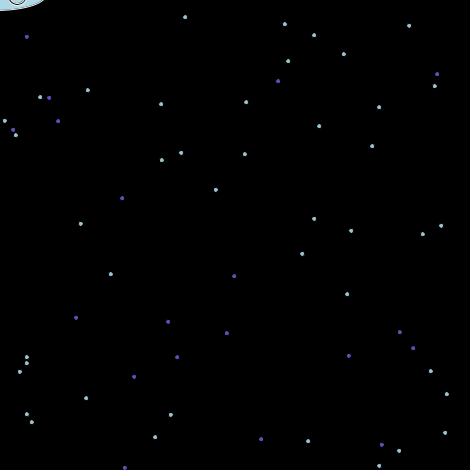
Frame 1 (no input)
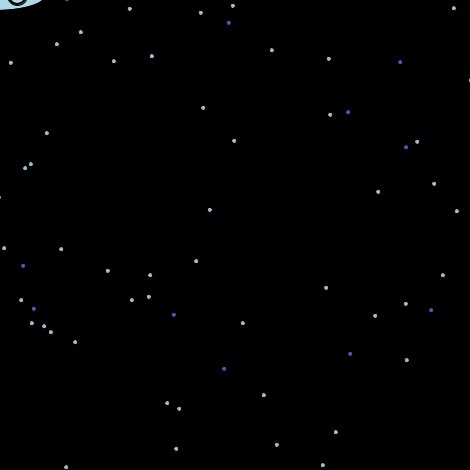
Frame 60 (the mouse pressed at the canvas centre just before this capture)
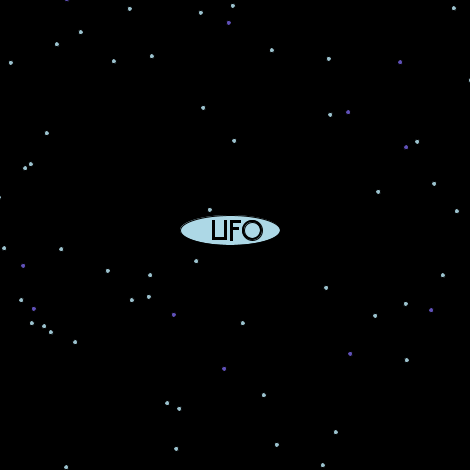
Frame 120 (the mouse held since frame 60 and released just before this capture)

The Processing sketch that drew these frames (run headless with seeded random() and noise(); from frame 60 on, the mouse is pressed at the canvas centre):

// Processing sketch: processing_86775
// ── processing_86775.pde

espai[] b;

void setup()
{
  size(470,470);
  smooth();
  stroke(240);
  b = new espai[500];
  for(int i=0; i<500; i++)
  {
    b[i] = new espai(random(-width,width*2), random(-height, height*2), (int)random(10,40),(int)random(1,10));
    b[i].x = random(-width,width*2);
    b[i].y = random(-height,height*2);
    b[i].v = (int)random(1,10);
    b[i].col=255;
    if(i<50){
     b[i].col = #D8BFD8; 
    }else{
     b[i].col = #9370DB;  
    }
     if(i<178){
     b[i].col = #6A5ACD; 
    }else{
     b[i].col = #ADD8E6;  
    }
  }
}

void draw()
{
  background(0);
  
  // NAU
  fill(#ADD8E6);
  ellipse(mouseX-5,mouseY-5,100,30);
  // LLETRA U
  fill(0);
  rect(mouseX-23,mouseY-15,2.5,16);
  fill(0);
  rect(mouseX-23,mouseY+2,14,2.5);
  fill(0);
  rect(mouseX-11,mouseY-15,2.5,16);
  // LLETRA F
  fill(0);
  rect(mouseX-5,mouseY-5,2.5,5);
  fill(0);
  rect(mouseX-5,mouseY-10,2.5,5);
  fill(0);
  rect(mouseX-5,mouseY-15,2.5,5);
  fill(0);
  rect(mouseX-5,mouseY,2.5,5);
  fill(0);
  rect(mouseX-5,mouseY-15,10,2.5);
  fill(0);
  rect(mouseX-5,mouseY-8,8,2.3);
  // LLETRA O
  fill(0);
  ellipse(mouseX+17,mouseY-5,20,20);
  fill(#ADD8E6);
  ellipse(mouseX+17,mouseY-5,16,16);
  
  for(int i=0; i<b.length; i++)
  {
    b[i].move();
    b[i].show();
  }
}

class espai
{
  float x, y;
  int v;
  int bor;
  int col;
 
  void show()
  {
    fill(col,230);
    stroke(bor);
    ellipse(x,y, 5,5);
  }
 
  void move()
  {
    x += ( mouseX - width/2 ) * 0.004 * v;
   y += ( mouseY - height/2 ) * 0.004 * v;
  }
  espai(float xPos, float yPos, int radi, int vel){
    x = xPos;
    y = yPos;
    v = vel;
  }
}
